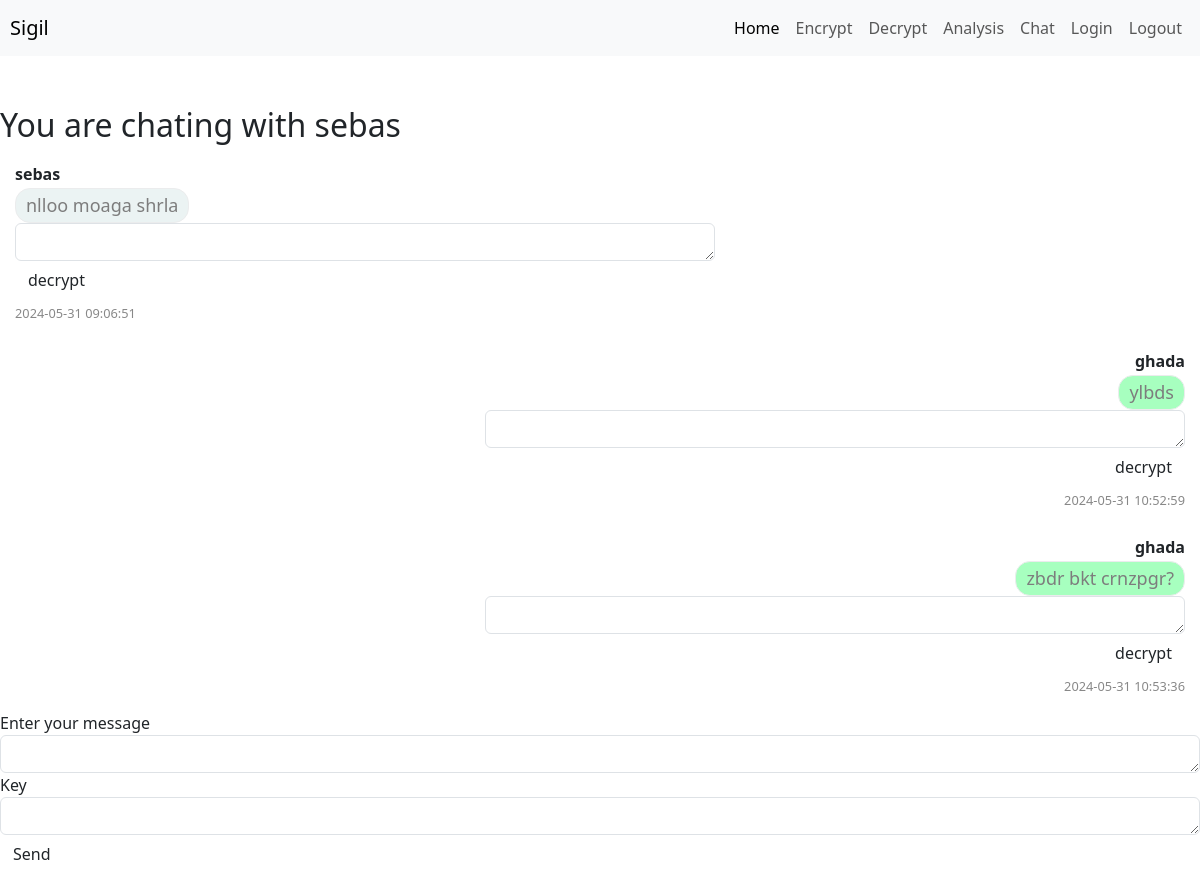
The page /chat/1 (signed in) on the database its author committed.
### tables this page shows
CREATE TABLE users (id INTEGER PRIMARY KEY AUTOINCREMENT NOT NULL, username TEXT NOT NULL, hash TEXT NOT NULL);

CREATE TABLE messages(

id INTEGER PRIMARY KEY AUTOINCREMENT NOT NULL,

chat_id INTEGER NOT NULL,

sender_id INTEGER NOT NULL,

message TEXT NOT NULL,

datetime NUMERIC,

sender_username TEXT NOT NULL,
FOREIGN KEY(chat_id) REFERENCES chats(id),

FOREIGN KEY(sender_id) REFERENCES users(id)

);

### app.py (the view)
@app.route("/chat/<chatid>", methods=["GET", "POST"])
@login_required
def chat(chatid):
    messages=db.execute("SELECT * FROM messages WHERE chat_id=?", chatid)
    user=db.execute("SELECT username FROM users WHERE (id = (SELECT sender_id FROM chats WHERE id=?) OR (SELECT receiver_id FROM chats WHERE id=?)) AND id!=?", chatid, chatid, session["user_id"])
    if request.method=="POST":
        text=request.form.get("text")
        key=request.form.get("key")
        message_key=request.form.get("message-key")
        message_text=request.form.get("message-text")
        if message_key and message_text:
            message_id=int(request.form.get("message-id"))
            decrypted=crypto.desubstitution(message_text,message_key)
            return render_template("chat.html", chatid=chatid, messages=messages, user=user, decrypted=decrypted, messageid=message_id)
        if text and key:
            encrypted=crypto.substitution(text,key)
            sender_username=db.execute("SELECT username FROM users WHERE id=? ", session["user_id"])[0]["username"]
            db.execute("INSERT INTO messages (chat_id,sender_id,message,datetime,sender_username) VALUES(?,?,?,datetime(),?)", chatid, session["user_id"], encrypted,sender_username)
            messages=db.execute("SELECT * FROM messages WHERE chat_id=?", chatid)
            return render_template("chat.html", chatid=chatid, messages=messages, user=user)
        else:
            return render_template("chat.html", chatid=chatid, messages=messages, user=user)
    else:
        return render_template("chat.html", chatid=chatid,messages=messages, user=user)

### helpers.py (called while the page is built)
def login_required(f):
    @wraps(f)
    def decorated_function(*args, **kwargs):
        if session.get("user_id") is None:
            return redirect("/login")
        return f(*args, **kwargs)
    return decorated_function

### templates/chat.html (shortened to what this page needs)
{% extends "layout.html" %}
{% block main %}
    <h2>You are chating with {{user[0].username}}</h2>
    {% for message in messages %}
        <div class="message{% if message.sender_username!=user[0].username %} right{% endif %}">
            <div class="message-user">{{message.sender_username}}</div>
            <div class="message-text">{% if decrypted and messageid==message.id %} {{decrypted}} {% else %} {{message.message}} {% endif %}</div>
            <div class="message-decrypt">
                <form action="/chat/{{chatid}}" class="message-form" id='selectForm' method="post">
                    <textarea class="form-control" id="message-key" name="message-key" rows="1"></textarea>
                    <button class="btn" type="submit" value="">decrypt</button>
                </form>
            </div>
            <div class="message-date">{{message.datetime}}</div>
        </div>
    {% endfor %}
    <form action="/chat/{{chatid}}" method="post">
        <label for="text">Enter your message</label>
        <textarea class="form-control" id="text" name="text" rows="1" required></textarea>
        <label for="key">Key</label>
        <textarea class="form-control" id="key" name="key" rows="1" required></textarea>
        <button class="btn" type="submit">Send</button>
    </form>
{% endblock %}

### templates/layout.html (shortened to what this page needs)
<!DOCTYPE html>
<html lang="en">
<head>
    <link href="https://cdn.jsdelivr.net/npm/bootstrap@5.3.3/dist/css/bootstrap.min.css" rel="stylesheet">
    <link href="/static/styles.css" rel="stylesheet">
</head>
<body>
    <nav class="navbar navbar-expand-lg navbar-light bg-light">
      <a class="navbar-brand" href="/">Sigil</a>
      <div class="collapse navbar-collapse" id="navbarNavAltMarkup">
        <div class="navbar-nav">
          <a class="nav-item nav-link active" href="/">Home </a>
          <a class="nav-item nav-link" href="/encrypt">Encrypt</a>
          <a class="nav-item nav-link" href="/decrypt">Decrypt</a>
          <a class="nav-item nav-link" href="/analysis">Analysis</a>
          <a class="nav-item nav-link" href="/chat">Chat</a>
          <a class="nav-item nav-link" href="/login">Login</a>
          <a class="nav-item nav-link" href="/logout">Logout</a>
        </div>
      </div>
    </nav>
    {% block main %}{% endblock %}
</body>
</html>

### static/styles.css (style rules this page uses)
nav { margin-bottom: 50px; }
.navbar-brand { padding-left: 10px; }
.navbar-nav { margin-left: auto; }
#navbarNavAltMarkup { padding-right: 10px; }
.message { padding: 10px; margin: 5px; border-radius: 5px; max-width: 60%; }
.right { text-align: right; margin-left:auto; }
.message-text { width:fit-content; border: 1px solid rgb(235, 236, 237); border-radius: 15px; margin-top: 2px; padding: 3px 10px 3px 10px; background-color: rgb(235, 243, 243); color: rgb(125, 125, 125); font-size: large; }
.right > .message-text { margin-left: auto; background-color: rgb(167, 255, 191); }
.message-user { font-weight: bold; }
.message-date { font-size: 0.8em; color: #888; margin-top: 5px; }

### rows shown on the page
users: username "sebas"
messages: sender_username "sebas", message "nlloo moaga shrla", datetime "2024-05-31 09:06:51"
messages: sender_username "ghada", message "ylbds", datetime "2024-05-31 10:52:59"
messages: sender_username "ghada", message "zbdr bkt crnzpgr?", datetime "2024-05-31 10:53:36"
